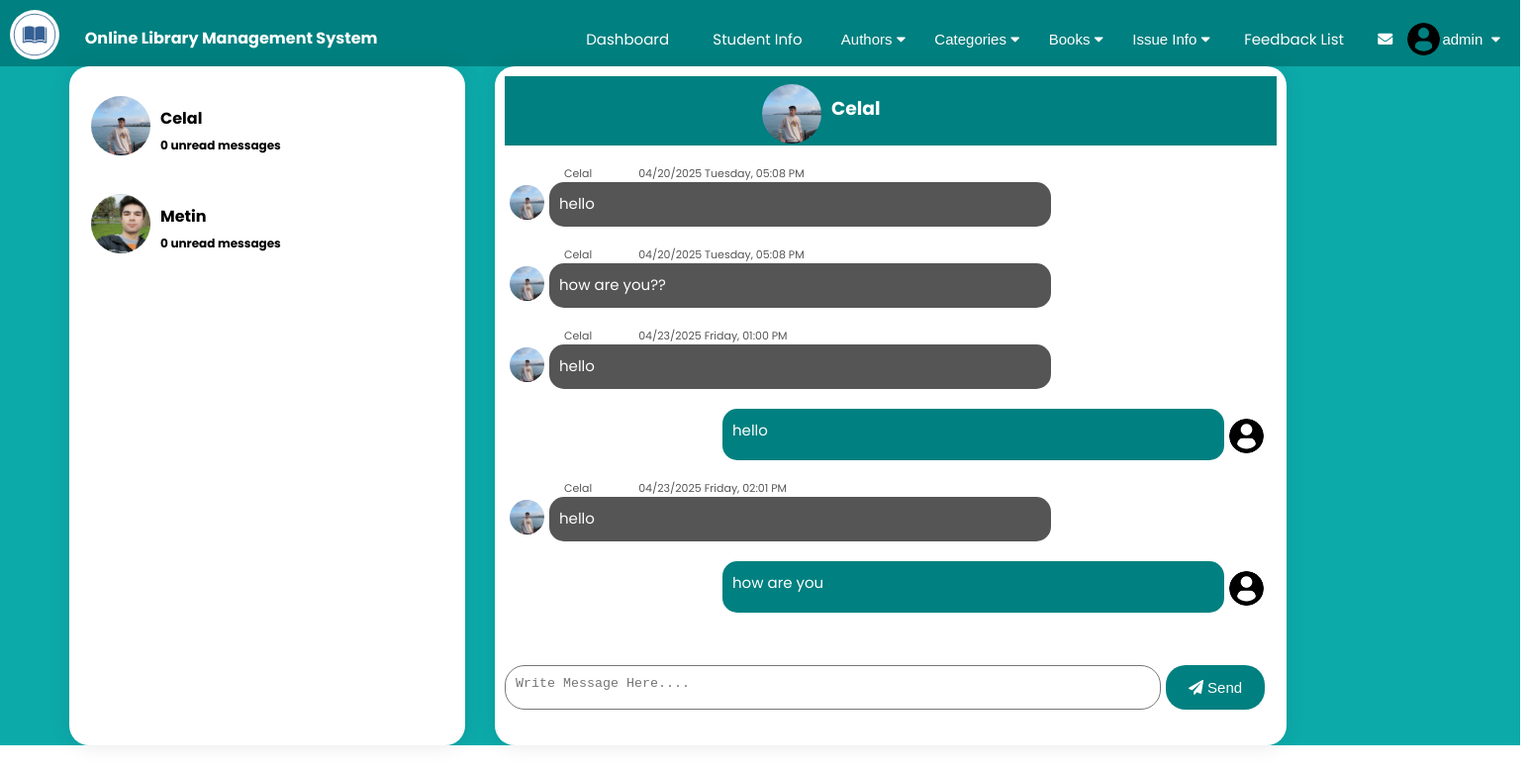
The page /php/admin_message.php?req=Celal (signed in) on the database its author committed.
### tables this page shows
CREATE TABLE `student` (
  `studentid` int(111) NOT NULL,
  `student_username` varchar(111) NOT NULL,
  `FullName` varchar(111) NOT NULL,
  `Email` varchar(111) NOT NULL,
  `Password` varchar(111) NOT NULL,
  `PhoneNumber` varchar(111) NOT NULL,
  `studentpic` varchar(100) NOT NULL
);

CREATE TABLE `message` (
  `id` int(100) NOT NULL,
  `username` varchar(100) NOT NULL,
  `message` varchar(1000) NOT NULL,
  `status` varchar(100) NOT NULL,
  `sender` varchar(100) NOT NULL,
  `date` varchar(500) NOT NULL
);

### php/admin_message.php (the view, shortened to what this page needs)
<?php
	include "connection.php";
    include "admin_navbar.php";
?>
<!DOCTYPE html>
<html lang="en">
<head>
    <link rel="stylesheet" href="https://cdnjs.cloudflare.com/ajax/libs/font-awesome/5.15.2/css/all.min.css" />
    <link rel="stylesheet" href="../css/style.css">
</head>
<body style="width: 1536px;">
    <?php
    $sql1=mysqli_query($db,"SELECT student.studentpic,FullName,message.username,message from student inner join message on student.student_username=message.username group by username order by status;");
    ?>
    <div class="left-box">
        <div class="left-box2">
            <div class="list">
                <?php
                    echo "<table id='table' class='table'>";
                    while($res1=mysqli_fetch_assoc($sql1)){
                        echo "<tr>";
                        echo "<td>
                        <div class='table-info'>
                            <img height=60px width=60px style='border-radius: 50%' src='../images/".$res1['studentpic']."'>
                            <div>
                                <p>";echo $res1['FullName'];echo"</p>";
                                $sql2=mysqli_query($db,"SELECT COUNT(status) as total from message where '$res1[username]'=message.username and status='no' and sender='student';");
                                $res2=mysqli_fetch_assoc($sql2);
                                if(mysqli_num_rows($sql2)==0){
                                    echo"<small style='font-size:12px; padding-left:10px;padding-top:0;'> 0"; echo" unread messages";echo"</small>";
                                }
                                else{
                                    echo"<small style='font-size:12px; padding-left:10px;padding-top:0;'>";echo $res2['total']; echo" unread messages";echo"</small>";
                                }
                                ?>
                            </div>
                        </div>
                        </td><?php
                        echo "</tr>";
                    }
                    echo "</table>";
                ?>
            </div>
        </div>
    </div>
    <div class="right-box">
        <div class="right-box2">
            <?php
            if(isset($_GET['req'])){
                mysqli_query($db,"UPDATE message set status='yes' where sender='student' and username='$_SESSION[stdusername]';");
                $sql1=mysqli_query($db,"SELECT student.studentpic,FullName from student where student_username = '$_SESSION[stdusername]';");
                $sql2=mysqli_query($db,"SELECT * FROM message where username = '$_SESSION[stdusername]';");
                while($row=mysqli_fetch_assoc($sql1)){
                    ?>
                    <div style="height: 70px; width:100%; text-align:center; background-color: teal; color:white; padding-top:8px;display:flex;">
                    <?php echo "<img height=60px width=60px style='border-radius: 50%;margin-left:260px;' src='../images/".$row['studentpic']."'>"?>
                    <h3 style="padding-top:10px;padding-left:10px;"><?php echo  $row['FullName']?></h3>
                    </div>
                    <?php
                }
                ?>
                <div class="msg-text" style="height:480px;">
            <?php
            while($row=mysqli_fetch_assoc($sql2)){
                if($row['sender']=='admin'){
                    ?>
                    <div class="chat user">
                        <div class="chat-user-img">
                            <?php
                                echo "<img class='user-img' src='../images/".$_SESSION['pic1']."'>";
                            ?>
                        </div>
                        <div class="chat-box">
                            <p><?php
                                echo $row['message'];
                            ?></p>
                        </div>
                    </div>
                    <?php
                }
                else{
                    $sql1=mysqli_query($db,"SELECT student.studentpic,FullName from student where student_username = '$_SESSION[stdusername]';");
                    $row2 = mysqli_fetch_assoc($sql1);
                    ?>
                    <div class="chat admin">
                    <div class="chat-user-img">
                        <?php
                            echo "<img src='../images/".$row2['studentpic']."'>";
                        ?>
                    </div>
                    <div class="username"><p><?php
                                echo $row2['FullName'];
                                ?>&nbsp;&nbsp;&nbsp;&nbsp;&nbsp;&nbsp;&nbsp;&nbsp;&nbsp;&nbsp;&nbsp;&nbsp;&nbsp;&nbsp;&nbsp;
                                <?php
                                echo $row['date'];
                            ?></p></div>
                    <div class="chat-box">
                        <p><?php
                                echo $row['message'];
                            ?></p>
                    </div>
                    </div>
                    <?php
                }
            }
            ?>
        </div>
                <div class="message-form">
                    <form action="" method="post">
                        <textarea name="msg" id="" required placeholder="Write Message Here...."></textarea>
                        <button class="sendbtn" type="submit" name="submit"><i class="fas fa-paper-plane" ></i>&nbsp;Send</button>
                    </form>
                </div>
            <?php
            }
            ?>
        </div>
    </div>
</body>
</html>

### css/style.css (style rules this page uses)
html { scroll-behavior: smooth; }
* { margin: 0; padding: 0; box-sizing: border-box; }
body { font-family: 'Poppins', sans-serif; }
p { color: #555; }
.chat { display: flex; flex-flow: row wrap; }
.msg-text { height: 450px; overflow-x: hidden; overflow-y: scroll; }
.user .chat-user-img { padding-top: 20px; padding-left: 5px; margin: 0; float: right; }
.chat-user-img img { width: 35px; height: 35px; border-radius: 50%; margin-top: 10px; transition: 0.4s; }
.user .chat-box { float: right; border-radius: 15px; background-color: teal; margin-top: 20px; box-sizing: border-box; width: 65%; margin-left: 220px; order: -1; }
.user .chat-box p { color: white; padding: 10px; width: 100%; font-size: 15px; text-align: justify; }
.admin .chat-user-img { padding-top: 30px; padding-left: 5px; margin: 0; }
.admin .username { font-size: 11px; margin-top: 10px; width: 65%; padding-left: 20px; padding-top: 10px; }
.admin .chat-box { float: left; border-radius: 15px; background-color: #555; box-sizing: border-box; width: 65%; margin-left: 45px; margin-top: -45px; }
.admin .chat-box p { color: white; padding: 10px; width: 100%; font-size: 15px; text-align: justify; }
.profile-table tr,td { border: none; padding: 10px; }
.table-info { display: flex; flex-wrap: wrap; }
.message-form { height: 100px; padding-top: 20px; }
.message-form textarea { width: 85%; height: 45px; border-radius: 20px; resize: none; padding: 10px; float: left; outline: none; }
.message-form button { color: white; background-color: teal; padding: 10px; height: 45px; width: 100px; border: none; border-radius: 20px; font-size: 15px; margin-left: 5px; outline: none; cursor: pointer; }
.left-box { height: 686px; width: 500px; float: left; background-color: rgb(13, 170, 170); }
.left-box2 { height: 686px; width: 400px; background-color: white; border-radius: 20px; float: right; margin-right: 30px; box-shadow: 0 0 20px 0px rgba(0,0,0,0.1); }
.list { height: 600px; width: 400px; background-color: white; float: right; color: black; font-weight: bold; overflow-y: scroll; overflow-x: hidden; border-radius: 20px; margin-top: 10px; margin-bottom: 10px; }
.right-box { height: 686px; width: 1100px; background-color: rgb(13, 170, 170); margin-left: 436px; }
.right-box2 { height: 686px; width: 800px; padding: 10px; border-radius: 20px; background-color: white; float: left; color: white; box-shadow: 0 0 20px 0px rgba(0,0,0,0.1); }
.list .table .table-info { width: 350px; border-radius: 20px; padding: 8px 10px; }
.list .table .table-info { margin: 0; }
.list .table tr td p { padding-left: 10px; color: black; padding-top: 10px; }

### rows shown on the page
student: studentpic (picture), FullName "Celal"
message: student.studentpic (picture), student.FullName "Celal", date "04/20/2025 Tuesday, 05:08 PM", message "hello"
message: student.studentpic (picture), student.FullName "Celal", date "04/20/2025 Tuesday, 05:08 PM", message "how are you??"
message: student.studentpic (picture), student.FullName "Celal", date "04/23/2025 Friday, 01:00 PM", message "hello"
message: message "hello"
message: student.studentpic (picture), student.FullName "Celal", date "04/23/2025 Friday, 02:01 PM", message "hello"
message: message "how are you"

### other values the page prints
$_SESSION['login_admin_username'] "admin"
$res1['FullName'] "Celal"
$res2['total'] "0"
$res1['FullName'] "Metin"
